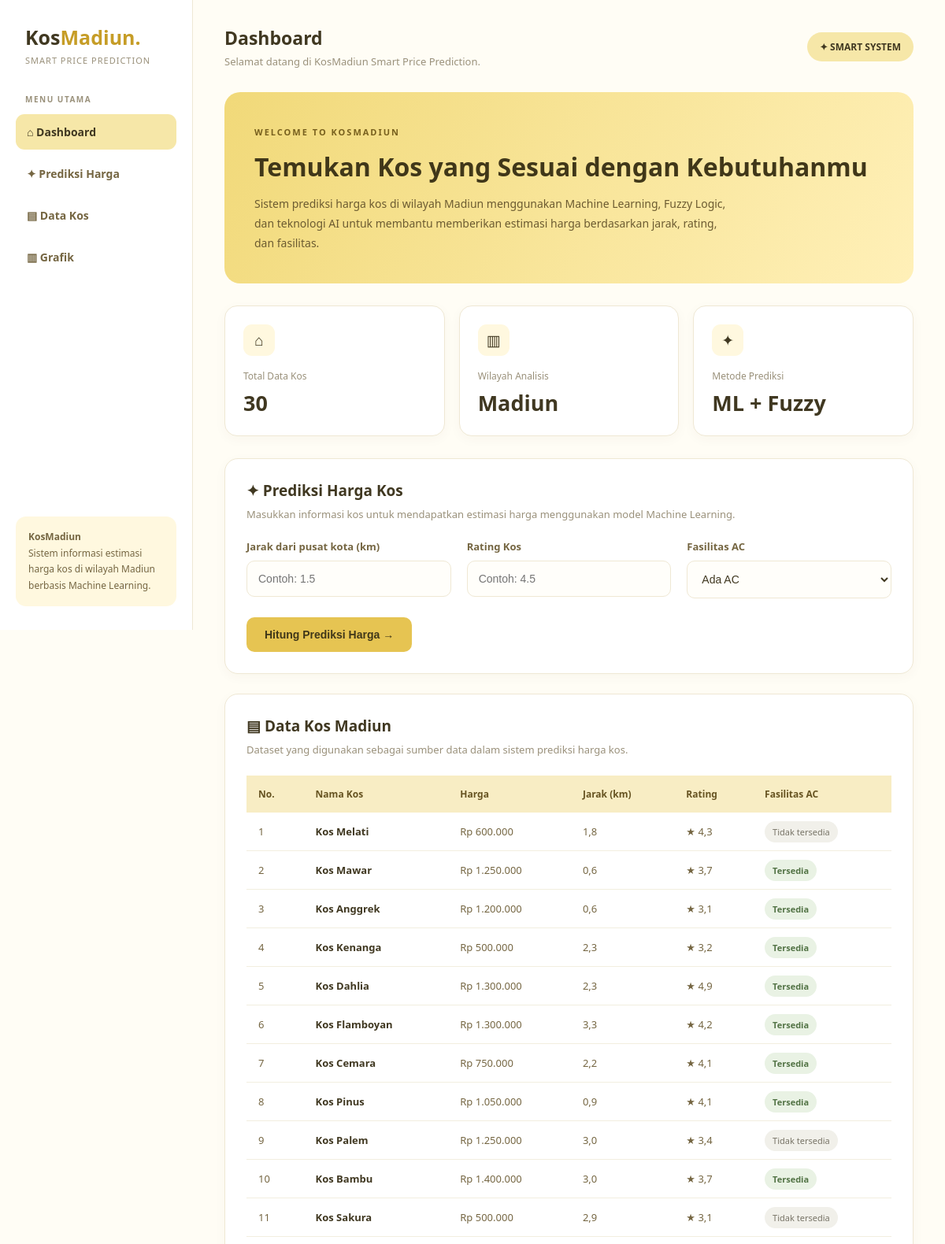
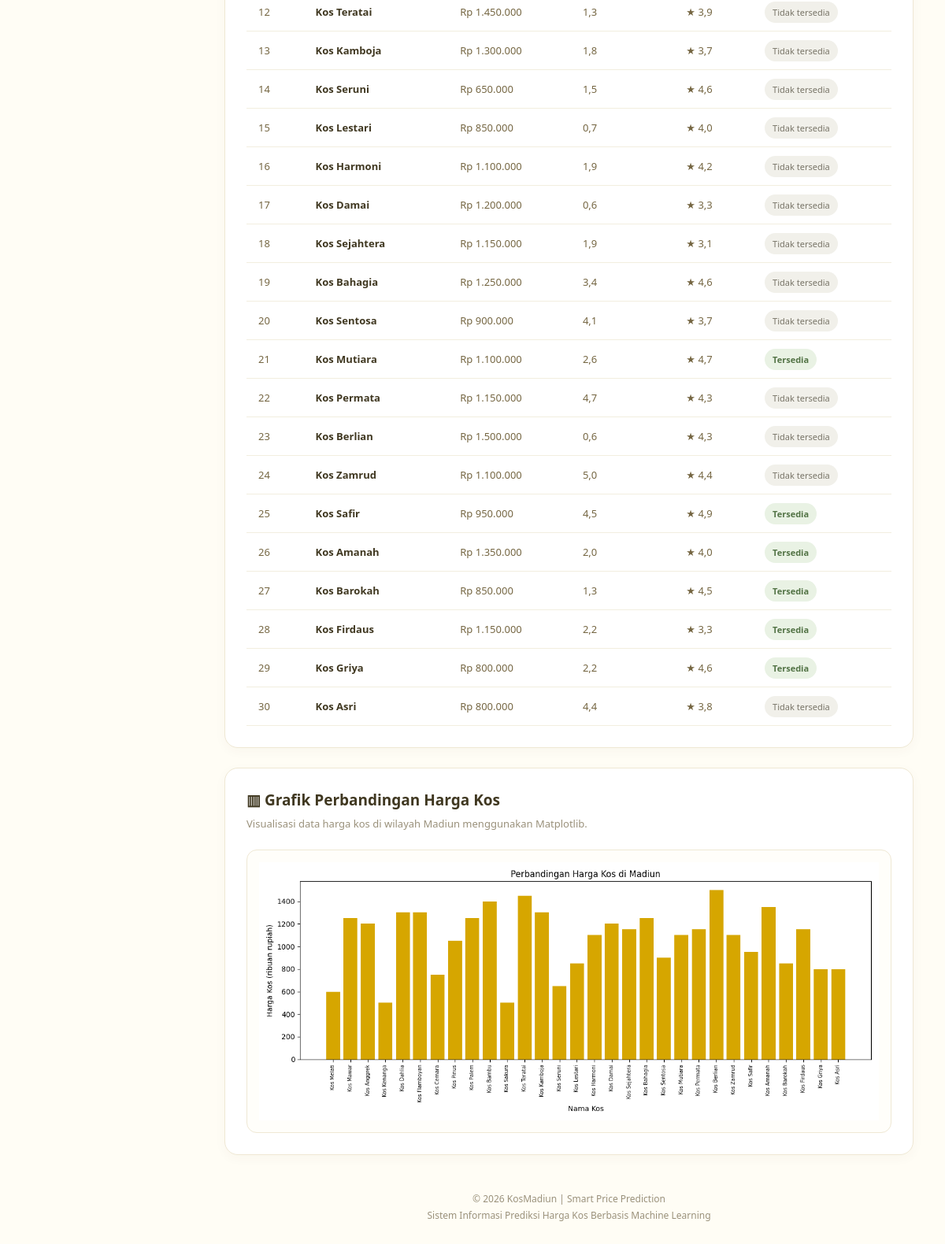
The page / on the database its author committed (2 pictures, top to bottom).
### prediksi/models.py (models this page shows, shortened)
class DataKos(models.Model):
    nama_kos = models.CharField(max_length=100)
    harga = models.IntegerField()
    jarak_km = models.FloatField()
    rating = models.FloatField()
    ac = models.BooleanField(default=False)

### prediksi/views.py (the view, shortened to what this page needs)
# urls.py: path('', views.index, name='index'),
def index(request):
    hasil_prediksi = None
    hasil_prediksi_tampil = None
    hasil_fuzzy = None
    hasil_groq = None
    pesan_error = None
    data_kos = list(DataKos.objects.all())
    for kos in data_kos:
        kos.harga_tampil = f"{kos.harga * 1000:,.0f}".replace(",", ".")
    grafik = buat_grafik(data_kos)
    return render(
        request,
        'prediksi/index.html',
        {
            'hasil_prediksi_tampil': hasil_prediksi_tampil,
            'hasil_prediksi': hasil_prediksi,
            'hasil_fuzzy': hasil_fuzzy,
            'hasil_groq': hasil_groq,
            'pesan_error': pesan_error,
            'data_kos': data_kos,
            'grafik': grafik
        }
    )

### prediksi/views.py (called while the page is built)
def buat_grafik(data_kos):
    nama = [kos.nama_kos for kos in data_kos]
    harga = [kos.harga for kos in data_kos]
    if not nama:
        return None
    plt.figure(figsize=(12, 5))
    plt.bar(nama, harga, color='#D6A600')
    plt.title('Perbandingan Harga Kos di Madiun')
    plt.xlabel('Nama Kos')
    plt.ylabel('Harga Kos (ribuan rupiah)')
    plt.xticks(rotation=90, fontsize=7)
    plt.tight_layout()
    buffer = io.BytesIO()
    try:
        plt.savefig(buffer, format='png')
        buffer.seek(0)
        grafik = base64.b64encode(
            buffer.getvalue()
        ).decode('utf-8')
    finally:
        plt.close()
        buffer.close()
    return grafik

### prediksi/templates/prediksi/index.html (shortened to what this page needs)
<!DOCTYPE html>
<html lang="id">
<head>
</head>
<body>
<aside class="sidebar">
    <div class="logo">Kos<span>Madiun.</span></div>
    <div class="logo-sub">SMART PRICE PREDICTION</div>
    <div class="nav-title">MENU UTAMA</div>
    <nav class="nav-menu">
        <a href="#dashboard" class="active">⌂ Dashboard</a>
        <a href="#prediksi">✦ Prediksi Harga</a>
        <a href="#data-kos">▤ Data Kos</a>
        <a href="#grafik">▥ Grafik</a>
    </nav>
    <div class="sidebar-bottom">
        <strong>KosMadiun</strong><br>
        Sistem informasi estimasi harga kos di wilayah Madiun berbasis Machine Learning.
    </div>
</aside>
<main class="main">
    <div class="topbar" id="dashboard">
        <div>
            <h2>Dashboard</h2>
            <p>Selamat datang di KosMadiun Smart Price Prediction.</p>
        </div>
        <div class="top-label">✦ SMART SYSTEM</div>
    </div>
    <section class="hero">
        <small>WELCOME TO KOSMADIUN</small>
        <h1>Temukan Kos yang Sesuai dengan Kebutuhanmu</h1>
        <p>
            Sistem prediksi harga kos di wilayah Madiun menggunakan
            Machine Learning, Fuzzy Logic, dan teknologi AI untuk
            membantu memberikan estimasi harga berdasarkan jarak,
            rating, dan fasilitas.
        </p>
    </section>
    <section class="stats">
        <div class="stat-card">
            <div class="stat-icon">⌂</div>
            <p>Total Data Kos</p>
            <h3>{{ data_kos|length }}</h3>
        </div>
        <div class="stat-card">
            <div class="stat-icon">▥</div>
            <p>Wilayah Analisis</p>
            <h3>Madiun</h3>
        </div>
        <div class="stat-card">
            <div class="stat-icon">✦</div>
            <p>Metode Prediksi</p>
            <h3>ML + Fuzzy</h3>
        </div>
    </section>
    <section class="section" id="prediksi">
        <div class="section-heading">
            <h2>✦ Prediksi Harga Kos</h2>
            <p>
                Masukkan informasi kos untuk mendapatkan estimasi
                harga menggunakan model Machine Learning.
            </p>
        </div>
        <form method="POST">
            <div class="form-grid">
                <div>
                    <label for="jarak_km">Jarak dari pusat kota (km)</label>
                    <input
                        type="number"
                        id="jarak_km"
                        name="jarak_km"
                        step="0.1"
                        min="0"
                        max="20"
                        required
                        placeholder="Contoh: 1.5"
                        value="{{ request.POST.jarak_km|default:'' }}"
                    >
                </div>
                <div>
                    <label for="rating">Rating Kos</label>
                    <input
                        type="number"
                        id="rating"
                        name="rating"
                        step="0.1"
                        min="0"
                        max="5"
                        required
                        placeholder="Contoh: 4.5"
                        value="{{ request.POST.rating|default:'' }}"
                    >
                </div>
                <div>
                    <label for="ac">Fasilitas AC</label>
                    <select id="ac" name="ac" required>
                        <option value="1"
                            {% if request.POST.ac == '1' or not request.POST.ac %}selected{% endif %}>
                            Ada AC
                        </option>
                    </select>
                </div>
            </div>
            <button type="submit" class="btn">
                Hitung Prediksi Harga →
            </button>
        </form>
    </section>
    <section class="section" id="data-kos">
        <div class="section-heading">
            <h2>▤ Data Kos Madiun</h2>
            <p>
                Dataset yang digunakan sebagai sumber data
                dalam sistem prediksi harga kos.
            </p>
        </div>
        <div class="table-wrapper">
            <table>
                <thead>
                    <tr>
                        <th>No.</th>
                        <th>Nama Kos</th>
                        <th>Harga</th>
                        <th>Jarak (km)</th>
                        <th>Rating</th>
                        <th>Fasilitas AC</th>
                    </tr>
                </thead>
                <tbody>
                    {% for kos in data_kos %}
                    <tr>
                        <td>{{ forloop.counter }}</td>
                        <td><strong>{{ kos.nama_kos }}</strong></td>
                        <td>Rp {{ kos.harga_tampil }}</td>
                        <td>{{ kos.jarak_km }}</td>
                        <td>★ {{ kos.rating }}</td>
                        <td>
                            {% if kos.ac %}
                                <span class="badge-ac">Tersedia</span>
                            {% else %}
                                <span class="badge-no">Tidak tersedia</span>
                            {% endif %}
                        </td>
                    </tr>
                    {% empty %}
                    <tr>
                        <td colspan="6" class="empty">
                            Belum ada data kos.
                        </td>
                    </tr>
                    {% endfor %}
                </tbody>
            </table>
        </div>
    </section>
    <section class="section" id="grafik">
        <div class="section-heading">
            <h2>▥ Grafik Perbandingan Harga Kos</h2>
            <p>
                Visualisasi data harga kos di wilayah Madiun
                menggunakan Matplotlib.
            </p>
        </div>
        {% if grafik %}
        <div class="chart-box">
            <img
                alt="Grafik Perbandingan Harga Kos"
                class="chart-image"
            >
        </div>
        {% else %}
        <p class="empty">Grafik belum tersedia.</p>
        {% endif %}
    </section>
    <footer>
        © 2026 KosMadiun | Smart Price Prediction
        <br>
        Sistem Informasi Prediksi Harga Kos Berbasis Machine Learning
    </footer>
</main>
</body>
</html>

### prediksi/templates/prediksi/index.html (style rules this page uses)
* { margin: 0; padding: 0; box-sizing: border-box; }
:root { --butter: #F6E7A8; --yellow: #E9C95E; --cream: #FFFDF5; --white: #FFFFFF; --dark: #403821; --brown: #756642; --muted: #9A917B; --border: #EFE8D4; --soft: #FFF8DF; }
html { scroll-behavior: smooth; }
body { font-family: 'Segoe UI', Arial, sans-serif; background: var(--cream); color: var(--dark); }
.sidebar { position: fixed; width: 245px; height: 100vh; background: var(--white); border-right: 1px solid var(--border); padding: 30px 20px; display: flex; flex-direction: column; z-index: 10; }
.logo { font-size: 25px; font-weight: 800; color: var(--dark); padding: 0 12px; }
.logo span { color: #C69D27; }
.logo-sub { font-size: 11px; color: var(--muted); padding: 5px 12px 35px; letter-spacing: 1px; }
.nav-title { font-size: 10px; color: var(--muted); font-weight: 700; letter-spacing: 1.5px; padding: 0 12px; margin-bottom: 12px; }
.nav-menu { display: flex; flex-direction: column; gap: 8px; }
.nav-menu a { text-decoration: none; color: var(--brown); padding: 13px 14px; border-radius: 11px; font-size: 14px; font-weight: 600; transition: .2s; }
.nav-menu a:hover, .nav-menu a.active { background: var(--butter); color: var(--dark); }
.sidebar-bottom { margin-top: auto; background: var(--soft); border-radius: 13px; padding: 16px; font-size: 12px; line-height: 1.7; color: var(--brown); }
.main { margin-left: 245px; padding: 32px 40px; max-width: 1600px; }
.topbar { display: flex; justify-content: space-between; align-items: center; margin-bottom: 30px; }
.topbar h2 { font-size: 23px; }
.topbar p { color: var(--muted); font-size: 13px; margin-top: 5px; }
.top-label { background: var(--butter); padding: 10px 16px; border-radius: 30px; font-size: 12px; font-weight: 700; }
.hero { background: linear-gradient(120deg, #F1D979, #FFF0B8); padding: 38px; border-radius: 20px; margin-bottom: 28px; }
.hero small { font-weight: 700; letter-spacing: 2px; color: #78601E; font-size: 11px; }
.hero h1 { font-size: 32px; margin: 13px 0; color: #403719; }
.hero p { max-width: 600px; font-size: 14px; line-height: 1.8; color: #6C5B31; }
.stats { display: grid; grid-template-columns: repeat(3, 1fr); gap: 18px; margin-bottom: 28px; }
.stat-card { background: var(--white); border: 1px solid var(--border); border-radius: 16px; padding: 23px; box-shadow: 0 4px 15px rgba(80, 65, 25, .035); }
.stat-icon { width: 40px; height: 40px; display: flex; align-items: center; justify-content: center; background: var(--soft); border-radius: 11px; font-size: 19px; margin-bottom: 17px; }
.stat-card p { font-size: 12px; color: var(--muted); margin-bottom: 7px; }
.stat-card h3 { font-size: 27px; color: var(--dark); }
.section { background: var(--white); border: 1px solid var(--border); border-radius: 17px; padding: 27px; margin-bottom: 25px; box-shadow: 0 4px 15px rgba(80, 65, 25, .035); scroll-margin-top: 25px; }
.section-heading { margin-bottom: 22px; }
.section-heading h2 { font-size: 19px; margin-bottom: 7px; }
.section-heading p { color: var(--muted); font-size: 13px; line-height: 1.6; }
.form-grid { display: grid; grid-template-columns: repeat(3, 1fr); gap: 20px; }
label { display: block; font-size: 13px; font-weight: 700; margin-bottom: 9px; color: var(--brown); }
input, select { width: 100%; padding: 14px; border: 1px solid var(--border); border-radius: 10px; background: #FFFEFA; color: var(--dark); font-size: 14px; outline: none; }
.btn { margin-top: 24px; padding: 14px 23px; border: none; border-radius: 10px; background: #E6C452; color: #403719; font-size: 14px; font-weight: 800; cursor: pointer; transition: .2s; }
.table-wrapper { overflow-x: auto; }
table { width: 100%; border-collapse: collapse; min-width: 650px; }
th { background: #F8EDC4; color: #665321; padding: 15px; text-align: left; font-size: 12px; }
td { padding: 15px; border-bottom: 1px solid #F2EEDF; font-size: 13px; color: var(--brown); }
td strong { color: var(--dark); }
.badge-ac { background: #E9F2E4; color: #527345; padding: 6px 10px; border-radius: 20px; font-size: 11px; font-weight: 700; }
.badge-no { background: #F1F0EA; color: #777366; padding: 6px 10px; border-radius: 20px; font-size: 11px; }
.chart-box { background: #FFFEFA; border: 1px solid var(--border); border-radius: 13px; padding: 15px; overflow-x: auto; }
.chart-image { width: 100%; min-width: 550px; height: auto; display: block; }
footer { text-align: center; color: var(--muted); font-size: 12px; padding: 20px 0 10px; line-height: 1.8; }

### rows shown on the page
DataKos: nama_kos "Kos Melati", harga_tampil "600.000", jarak_km "1,8", rating "4,3", ac "Tidak tersedia"
DataKos: nama_kos "Kos Mawar", harga_tampil "1.250.000", jarak_km "0,6", rating "3,7", ac "Tersedia"
DataKos: nama_kos "Kos Anggrek", harga_tampil "1.200.000", jarak_km "0,6", rating "3,1", ac "Tersedia"
DataKos: nama_kos "Kos Kenanga", harga_tampil "500.000", jarak_km "2,3", rating "3,2", ac "Tersedia"
DataKos: nama_kos "Kos Dahlia", harga_tampil "1.300.000", jarak_km "2,3", rating "4,9", ac "Tersedia"
DataKos: nama_kos "Kos Flamboyan", harga_tampil "1.300.000", jarak_km "3,3", rating "4,2", ac "Tersedia"
DataKos: nama_kos "Kos Cemara", harga_tampil "750.000", jarak_km "2,2", rating "4,1", ac "Tersedia"
DataKos: nama_kos "Kos Pinus", harga_tampil "1.050.000", jarak_km "0,9", rating "4,1", ac "Tersedia"
DataKos: nama_kos "Kos Palem", harga_tampil "1.250.000", jarak_km "3,0", rating "3,4", ac "Tidak tersedia"
DataKos: nama_kos "Kos Bambu", harga_tampil "1.400.000", jarak_km "3,0", rating "3,7", ac "Tersedia"
DataKos: nama_kos "Kos Sakura", harga_tampil "500.000", jarak_km "2,9", rating "3,1", ac "Tidak tersedia"
DataKos: nama_kos "Kos Teratai", harga_tampil "1.450.000", jarak_km "1,3", rating "3,9", ac "Tidak tersedia"
DataKos: nama_kos "Kos Kamboja", harga_tampil "1.300.000", jarak_km "1,8", rating "3,7", ac "Tidak tersedia"
DataKos: nama_kos "Kos Seruni", harga_tampil "650.000", jarak_km "1,5", rating "4,6", ac "Tidak tersedia"
DataKos: nama_kos "Kos Lestari", harga_tampil "850.000", jarak_km "0,7", rating "4,0", ac "Tidak tersedia"
DataKos: nama_kos "Kos Harmoni", harga_tampil "1.100.000", jarak_km "1,9", rating "4,2", ac "Tidak tersedia"
DataKos: nama_kos "Kos Damai", harga_tampil "1.200.000", jarak_km "0,6", rating "3,3", ac "Tidak tersedia"
DataKos: nama_kos "Kos Sejahtera", harga_tampil "1.150.000", jarak_km "1,9", rating "3,1", ac "Tidak tersedia"
DataKos: nama_kos "Kos Bahagia", harga_tampil "1.250.000", jarak_km "3,4", rating "4,6", ac "Tidak tersedia"
DataKos: nama_kos "Kos Sentosa", harga_tampil "900.000", jarak_km "4,1", rating "3,7", ac "Tidak tersedia"
DataKos: nama_kos "Kos Mutiara", harga_tampil "1.100.000", jarak_km "2,6", rating "4,7", ac "Tersedia"
DataKos: nama_kos "Kos Permata", harga_tampil "1.150.000", jarak_km "4,7", rating "4,3", ac "Tidak tersedia"
DataKos: nama_kos "Kos Berlian", harga_tampil "1.500.000", jarak_km "0,6", rating "4,3", ac "Tidak tersedia"
DataKos: nama_kos "Kos Zamrud", harga_tampil "1.100.000", jarak_km "5,0", rating "4,4", ac "Tidak tersedia"
DataKos: nama_kos "Kos Safir", harga_tampil "950.000", jarak_km "4,5", rating "4,9", ac "Tersedia"
DataKos: nama_kos "Kos Amanah", harga_tampil "1.350.000", jarak_km "2,0", rating "4,0", ac "Tersedia"
DataKos: nama_kos "Kos Barokah", harga_tampil "850.000", jarak_km "1,3", rating "4,5", ac "Tersedia"
DataKos: nama_kos "Kos Firdaus", harga_tampil "1.150.000", jarak_km "2,2", rating "3,3", ac "Tersedia"
DataKos: nama_kos "Kos Griya", harga_tampil "800.000", jarak_km "2,2", rating "4,6", ac "Tersedia"
DataKos: nama_kos "Kos Asri", harga_tampil "800.000", jarak_km "4,4", rating "3,8", ac "Tidak tersedia"

### other values the page prints
{{ data_kos|length }} "30"
